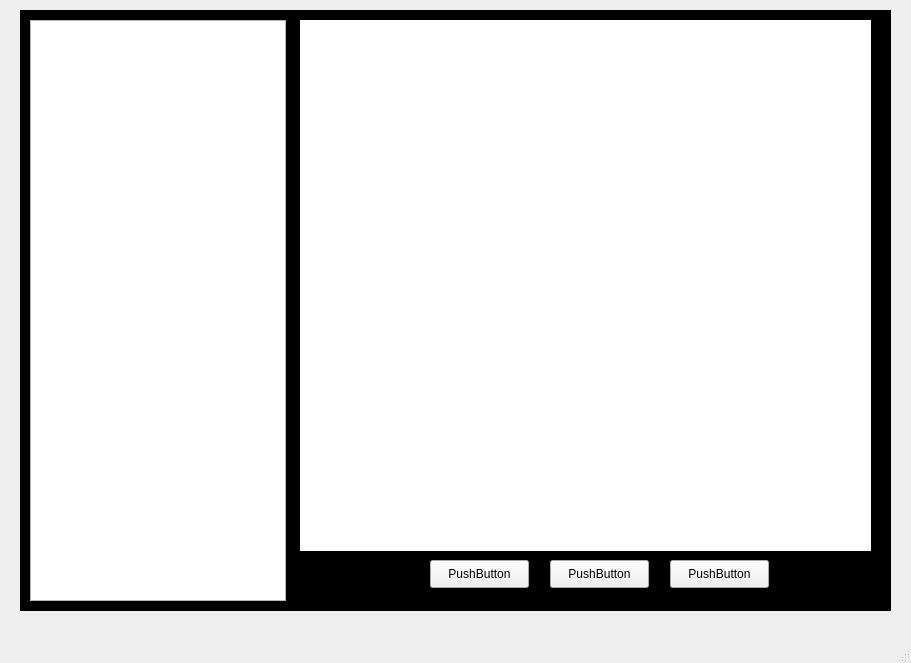
<?xml version="1.0" encoding="UTF-8"?>
<ui version="4.0">
 <class>imgbox</class>
 <widget class="QMainWindow" name="imgbox">
  <property name="geometry">
   <rect>
    <x>0</x>
    <y>0</y>
    <width>911</width>
    <height>663</height>
   </rect>
  </property>
  <property name="windowTitle">
   <string>imgbox</string>
  </property>
  <widget class="QWidget" name="centralwidget">
   <widget class="QLabel" name="label">
    <property name="geometry">
     <rect>
      <x>20</x>
      <y>10</y>
      <width>871</width>
      <height>601</height>
     </rect>
    </property>
    <property name="sizePolicy">
     <sizepolicy hsizetype="Fixed" vsizetype="Fixed">
      <horstretch>0</horstretch>
      <verstretch>0</verstretch>
     </sizepolicy>
    </property>
    <property name="styleSheet">
     <string notr="true">background-color: rgb(0, 0, 0);</string>
    </property>
    <property name="text">
     <string/>
    </property>
   </widget>
   <widget class="QListWidget" name="listWidget">
    <property name="geometry">
     <rect>
      <x>30</x>
      <y>20</y>
      <width>256</width>
      <height>581</height>
     </rect>
    </property>
   </widget>
   <widget class="QPushButton" name="pushButton">
    <property name="geometry">
     <rect>
      <x>430</x>
      <y>560</y>
      <width>99</width>
      <height>28</height>
     </rect>
    </property>
    <property name="text">
     <string>PushButton</string>
    </property>
   </widget>
   <widget class="QPushButton" name="pushButton_2">
    <property name="geometry">
     <rect>
      <x>550</x>
      <y>560</y>
      <width>99</width>
      <height>28</height>
     </rect>
    </property>
    <property name="text">
     <string>PushButton</string>
    </property>
   </widget>
   <widget class="QPushButton" name="pushButton_3">
    <property name="geometry">
     <rect>
      <x>670</x>
      <y>560</y>
      <width>99</width>
      <height>28</height>
     </rect>
    </property>
    <property name="text">
     <string>PushButton</string>
    </property>
   </widget>
   <widget class="QLabel" name="label_2">
    <property name="geometry">
     <rect>
      <x>300</x>
      <y>20</y>
      <width>571</width>
      <height>531</height>
     </rect>
    </property>
    <property name="styleSheet">
     <string notr="true">background-color: rgb(255, 255, 255);</string>
    </property>
    <property name="text">
     <string/>
    </property>
   </widget>
   <zorder>label</zorder>
   <zorder>listWidget</zorder>
   <zorder>label_2</zorder>
   <zorder>pushButton</zorder>
   <zorder>pushButton_2</zorder>
   <zorder>pushButton_3</zorder>
  </widget>
  <widget class="QMenuBar" name="menubar">
   <property name="geometry">
    <rect>
     <x>0</x>
     <y>0</y>
     <width>911</width>
     <height>20</height>
    </rect>
   </property>
  </widget>
  <widget class="QStatusBar" name="statusbar"/>
 </widget>
 <resources/>
 <connections/>
</ui>
